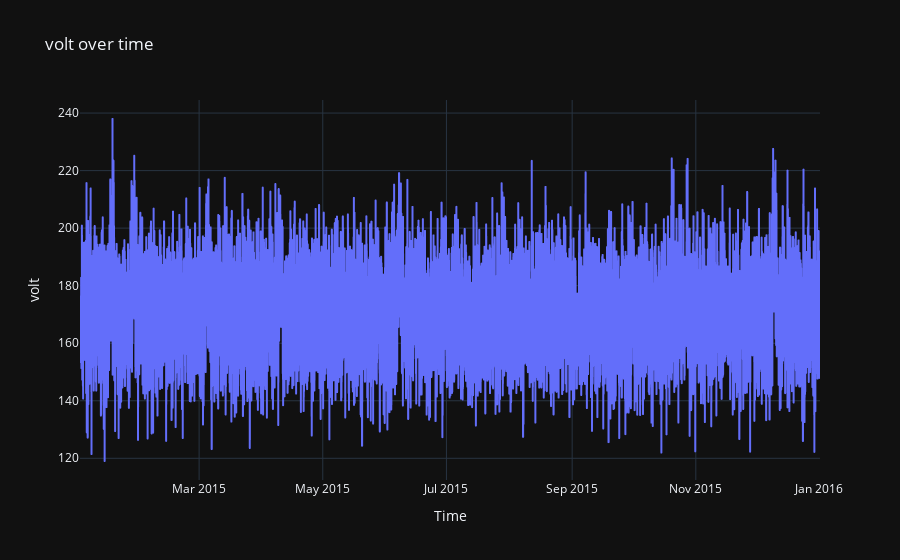

Notebook cell for this chart:
### Code cell
draw_telementry(1,"volt")

### Figure 1 — Plotly figure (JSON) as saved in the notebook; plotly's stock layout.template omitted (floating-point values rounded to 4 significant figures; data arrays with more than 128 entries replaced by an {"elided": "..."} marker saying what was removed)
{"data": [{"hovertemplate": "x=%{x}<br>y=%{y}<extra></extra>", "legendgroup": "", "line": {"color": "#636efa", "dash": "solid"}, "marker": {"symbol": "circle"}, "mode": "lines", "name": "", "showlegend": false, "type": "scattergl", "x": {"elided": "8761 str values"}, "xaxis": "x", "y": {"elided": "8761 float values"}, "yaxis": "y"}], "layout": {"legend": {"tracegroupgap": 0}, "title": {"text": "volt over time"}, "xaxis": {"anchor": "y", "domain": [0, 1], "title": {"text": "Time"}}, "yaxis": {"anchor": "x", "domain": [0, 1], "title": {"text": "volt"}}}}
